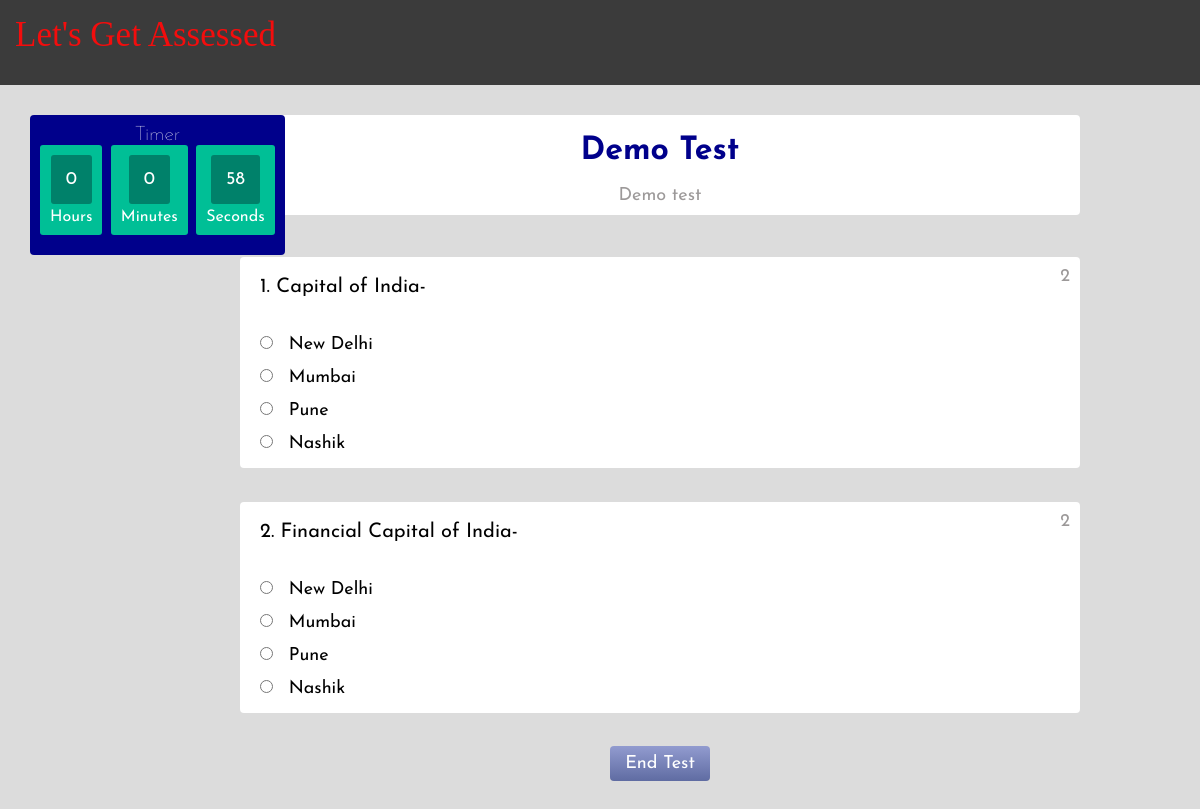
The app's page /startquiz.php?qid=61b9f9d0837e4 (signed in) with its own data.
### tables this page shows
CREATE TABLE `quiz` (
  `qid` varchar(15) NOT NULL,
  `topic` varchar(30) NOT NULL,
  `total que` int(5) NOT NULL,
  `marks` float NOT NULL,
  `time limit` int(30) NOT NULL,
  `Des` varchar(50) NOT NULL
);

CREATE TABLE `questions` (
  `qid` varchar(15) NOT NULL,
  `eid` varchar(15) NOT NULL,
  `question` varchar(500) NOT NULL,
  `marks` float NOT NULL,
  `sr` int(5) NOT NULL
);

CREATE TABLE `options` (
  `qid` varchar(15) NOT NULL,
  `eid` varchar(15) NOT NULL,
  `option a` varchar(500) NOT NULL,
  `option b` varchar(500) NOT NULL,
  `option c` varchar(500) NOT NULL,
  `option d` varchar(500) NOT NULL,
  `sr` int(5) NOT NULL
);

### startquiz.php (the view, shortened to what this page needs)
<?php
if(isset($_GET['qid']))
{
  $qid=$_GET['qid'];
}
?>
<!DOCTYPE html>
<html lang="en">
<head>
</head>
<body style="background-color:gainsboro;">
    <header>
        <span class="logo">Let's Get Assessed</span>
    </header>
    <?php
    if(isset($_GET['qid']))
    {
?>
<div class="timer" id="timer">
 <h3>Timer</h3>
 <div id="clockdiv">
  <div>
    <span class="hours" id="hour"></span>
    <div class="smalltext">Hours</div>
  </div>
  <div>
    <span class="minutes" id="minute"></span>
    <div class="smalltext">Minutes</div>
  </div>
  <div>
    <span class="seconds" id="second"></span>
    <div class="smalltext">Seconds</div>
  </div>
 </div>
</div>
<div class="box" id="box">
    <?php
               include "dbconnection.php";
               $sql="SELECT * FROM `quiz` WHERE `qid` LIKE '$qid'";
               $result=$conn->query($sql);
               if ($result->num_rows > 0) {
                   while($row = $result->fetch_assoc()) {
                    $total=$row['total que'];
    ?>
        <div class="title">
            <span class="topic"><?php echo $row['topic']; ?></span><br><br>
            <p class="des"><?php echo $row['Des']; ?></p>
        </div>
    <?php
       } }
    ?>
    <form action="check.php" method="post">
    <?php
               include "dbconnection.php";
               for($i=1;$i<=$total;$i++){
               $sql="SELECT * FROM `questions` WHERE `eid` LIKE '$i' AND `qid` LIKE '$qid'";
               $result=$conn->query($sql);
               if ($result->num_rows > 0) {
                   while($row = $result->fetch_assoc()) {
    ?>
        <div class="queans">
            <p style="float: right; color: rgb(156, 153, 153);"><?php echo $row['marks']; ?></p>
            <p class="que"><?php echo $row['eid']; ?>. <?php echo $row['question']; ?></p><br>
            <?php
            $sql2="SELECT * FROM `options` WHERE `eid` LIKE '$i' AND `qid` LIKE '$qid'";
               $result2=$conn->query($sql2);
               if ($result2->num_rows > 0) {
                   while($row = $result2->fetch_assoc()) {
            ?>
            <input type="radio" id="optionA" name="check[<?php echo $row['eid']; ?>]" value="Option A">
            <label for="optionA"><?php echo $row['option a']; ?></label><br>
            <input type="radio" id="optionB" name="check[<?php echo $row['eid']; ?>]" value="Option B">
            <label for="optionB"><?php echo $row['option b']; ?></label><br>
            <input type="radio" id="optionC" name="check[<?php echo $row['eid']; ?>]" value="Option C">
            <label for="optionC"><?php echo $row['option c']; ?></label><br>
            <input type="radio" id="optionD" name="check[<?php echo $row['eid']; ?>]" value="Option D">
            <label for="optionD"><?php echo $row['option d']; ?></label><br>
        <?php
        } }
        ?>
        </div>
    <?php
       } } }
    ?>
        <div class="footer">
          <button id="model" type="submit" style="background-image: linear-gradient(to bottom,rgba(92, 107, 189, 0.637) 0,#293a85b9 100%); color: white;">End Test</button>
        </div>
    </form>
</div>
    <?php
    }
   ?>
</body>
</html>

### startquiz.php (style rules this page uses)
* { margin: 0; border: 0; font: 18px 'Josefin Sans'; }
header { background-color: rgba(15, 15, 15, 0.781); height:65px; width: 100%; padding-bottom: 20px; }
.logo { display: inline-block; margin-top: 20px; font-family:'typo'; font-size:35px; color:rgb(243,13,13); margin:15px; }
.box { display: inline-block; margin:30px 10% 30px 6%; background: transparent; float: right; }
.topic { font-size: 32px; margin: 10px 10px; font-weight: bold; }
.des { font-size: 18px; color: rgb(156, 153, 153); }
.title { margin-bottom: 5%; background-color: white; color: darkblue; padding: 20px 10px 10px 10px; border-radius: 4px; text-align: center; }
.queans { width: 820px; background-color: white; padding: 10px; border-radius: 4px; margin: 4% 0px; }
input { margin: 10px; }
.que { font-size: 20px; margin: 10px 40px 10px 10px; }
.footer { text-align: center; }
button { cursor: pointer; border-radius: 4px; padding: 5px; height: 35px; width: 100px; }
.timer { color:white; position:fixed; display: inline-block; background: darkblue; font-weight: 100; text-align: center; margin-top: 30px; padding: 10px; margin-left: 30px; border-radius:4px; }
h3 { color: white; font-weight: 100; font-size: 20px; }
#clockdiv { margin-bottom: 10px; font-family: sans-serif; color: #fff; display: inline-block; font-weight: 100; text-align: center; font-size: 30px; }
#clockdiv > div { padding: 10px; border-radius: 3px; background: #00BF96; display: inline-block; }
#clockdiv div > span { padding: 15px; border-radius: 3px; background: #00816A; display: inline-block; }
.smalltext { padding-top: 5px; font-size: 16px; }

### records on screen
quiz: topic "Demo Test", Des "Demo test"
questions: marks "2", eid "1", question "Capital of India-"
options: option a "New Delhi", option b "Mumbai", option c "Pune", option d "Nashik"
questions: marks "2", eid "2", question "Financial Capital of India-"
options: option a "New Delhi", option b "Mumbai", option c "Pune", option d "Nashik"
